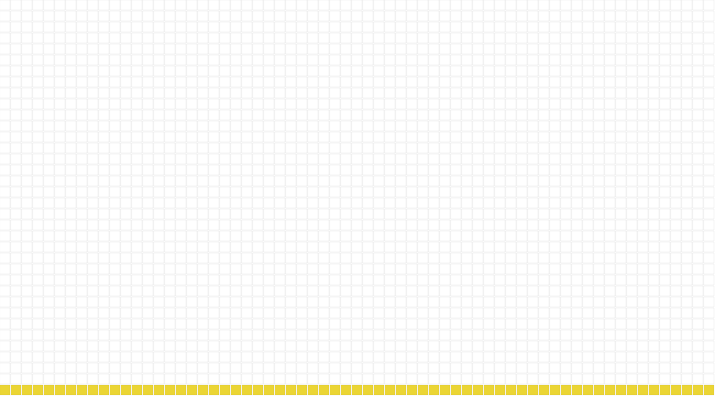
Frame 1 (no input)
Frame 60 (no input): identical to frame 1, image omitted
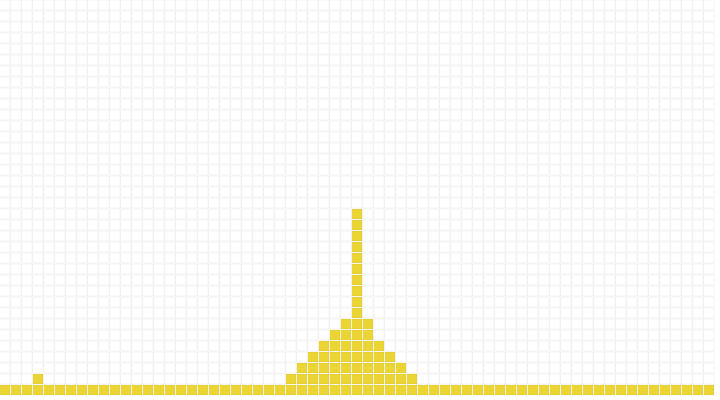
Frame 120 (the mouse pressed at the canvas centre since frame 60)

The p5.js sketch that drew these frames (run headless with seeded random() and noise() and a simulated clock; from frame 60 on, the mouse is pressed at the canvas centre):

// p5.js sketch
// ── sketch.js
let w;
let columns;
let rows;

//two arrays to control board and next step
let board;
let next;

//find location of mouse to put into board array
let saved_x =1;
let saved_y =1;


function setup() {
  createCanvas(720, 400);
  //width of the cells
  w = 11;
  // Calculate columns and rows
  columns = floor(width / w);
  rows = floor(height / w);
  //gen 2d array
  board = new Array(columns);
  for (let i = 0; i < columns; i++) {
    board[i] = new Array(rows);
  }
  // Going to use multiple 2D arrays and swap them
  next = new Array(columns);
  for (i = 0; i < columns; i++) {
    next[i] = new Array(rows);
  }
  //init arrays
  make();
}

function draw() {
  background(255);
  generate();
  //show arr visually 
  for ( let i = 0; i < columns;i++) {
    for ( let j = 0; j < rows;j++) { 
      if ((board[i][j] > 0)) fill(235, 213, 52);
      
      else fill(255);
      strokeWeight(0.05);
      
      rect(i * w, j * w, w-1, w-1);
    }
  }
  
  
  
  
}

function generate(){
  
  //gen sand if mouse is over and pressed
  if (mouseIsPressed){
    
      //avoids out of bound error
      if(saved_x < 3){
        saved_x = 3;
      }
      board[saved_x][saved_y] = 1; 
  }
  else{
    board[saved_x][saved_y] = 0;
  }
  
  //this loop will control sand motion  and find x y cords
  for (let x = 0; x < columns; x++) {
    for (let y = 0; y < rows; y++) {
      
      //little math to determine which square mouse is over
      let xx = x*w;
      let yy = y*w;
      if (mouseX > xx && mouseX < (xx + w) && mouseY > yy && mouseY < (yy + w)) {  
        
      saved_x = floor(xx/w);
      saved_y = floor(yy/w);
      
      }
      
      
      
      //check if spot exists
      if (board[x][y] == 1) {
        
        //if blank underneath, move down
        //the reason i check for next being 0 is
        //so the sand can fall normally with sand above
        if (next[x][y+1] == 0){
          next[x][y+1] = 1;
          board[x][y] = 0;
        }
        //if the board contains sand beneath it
        else if(board[x][y+1] != 0){
          
          //checks to see if sand is to either side
          //these three conditionals determine the physics
         if(board[x-1][y+1] == 0 && x >= 2) {
          next[x-1][y+1] = 1;
           board[x][y] = 0;
         }
         else if(board[x+1][y+1] == 0 && x<= columns-4) {
          next[x+1][y+1] = 1;
           board[x][y] = 0;
         }
          else{
          next[x][y] = 1;
          }
          
          
        }
        
      }
      
    
    }
  }
  
  
  //this will change states
  let temp = board;
  board = next;
  next = temp;
}//end of generate


function make(){
  for (let x = 0; x < columns; x++) {
    for (let y = 0; y < rows; y++) {
      board[x][y] = 0;
      next[x][y] = 0;
      if (y == rows-1){
        board[x][y] = 2;
        next[x][y] = 2;
      }
    }
  }
}
